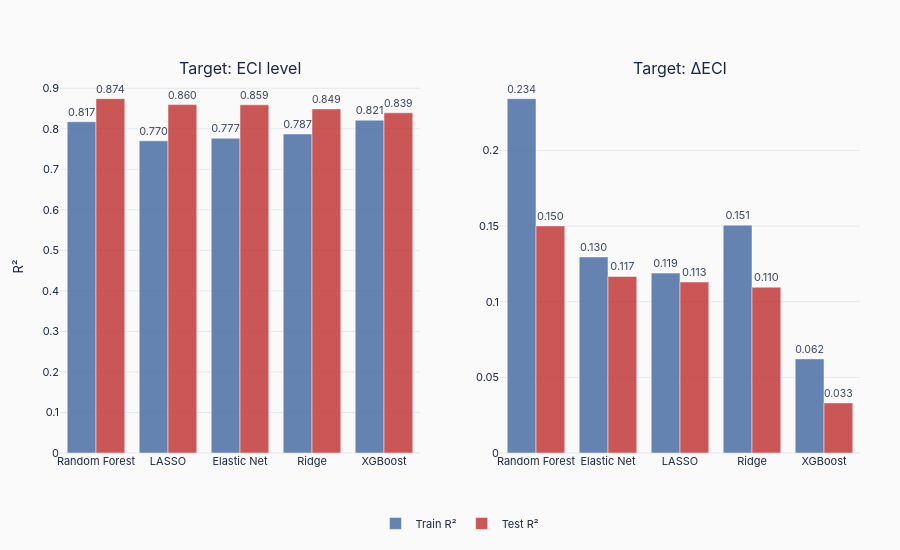
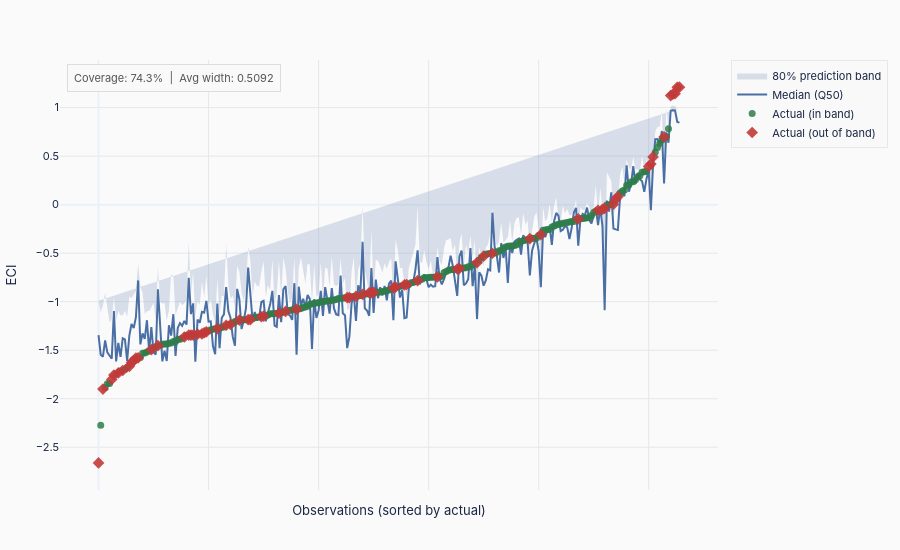

The cell these charts' notebook holds for them, in order:
### Markdown cell above
## 8. Visualisations — Interactive (Plotly)

Interactive versions of the OOS comparison and prediction interval charts, using the standard portfolio style.

### Code cell
STYLE = {
    'font_family': 'IBM Plex Sans, -apple-system, BlinkMacSystemFont, sans-serif',
    'tick_size': 11,
    'axis_title_size': 13,
    'legend_size': 11,
    'annotation_size': 10,
    'title_color': '#1a2744',
    'template': 'plotly_white',
    'plot_bg': '#fafafa',
    'paper_bg': '#fafafa',
    'chart_height': 550,
    'chart_height_tall': 650,
    'margin': dict(l=60, r=40, t=60, b=60),
    'margin_bar': dict(l=160, r=130, t=60, b=60),
    'grid_color': '#e5e7eb',
    'grid_width': 0.5,
}
WRITE_CONFIG = {'displayModeBar': False, 'responsive': True}
PALETTE = {
    'blue': '#4a6fa5', 'red': '#c23a3a', 'green': '#2e7d4a',
    'orange': '#d4853b', 'light_blue': '#7a9dc4', 'grey': '#999999',
}

def base_layout(**kwargs):
    layout = dict(
        template=STYLE['template'],
        plot_bgcolor=STYLE['plot_bg'],
        paper_bgcolor=STYLE['paper_bg'],
        font=dict(family=STYLE['font_family'], size=STYLE['tick_size'],
                  color=STYLE['title_color']),
        margin=STYLE['margin'],
        height=STYLE['chart_height'],
    )
    layout.update(kwargs)
    return layout

def save_chart(fig, path_no_ext, width=1100, height=600):
    fig.show()
    fig.write_html(f"{path_no_ext}.html", config=WRITE_CONFIG)
    print(f"  ✓ {path_no_ext}.html")
    for engine in ['kaleido', 'orca']:
        try:
            fig.write_image(f"{path_no_ext}.png", width=width, height=height, scale=3, engine=engine)
            print(f"  ✓ {path_no_ext}.png ({engine})")
            return
        except Exception:
            pass
    print("  ⚠ PNG skipped.")


# ── CHART A: Train vs Test R² (grouped bar) ───────────────────────────────────
print("[A] OOS R² comparison...")

figA = make_subplots(rows=1, cols=2,
                     subplot_titles=['Target: ECI level', 'Target: ΔECI'],
                     horizontal_spacing=0.1)

for col, perf in enumerate([perf_level, perf_delta], 1):
    figA.add_trace(go.Bar(
        name='Train R²', x=perf['Model'], y=perf['Train R²'],
        marker_color=PALETTE['blue'], opacity=0.85,
        text=[f'{v:.3f}' for v in perf['Train R²']], textposition='outside',
        showlegend=(col == 1),
    ), row=1, col=col)
    figA.add_trace(go.Bar(
        name='Test R²', x=perf['Model'], y=perf['Test R²'],
        marker_color=PALETTE['red'], opacity=0.85,
        text=[f'{v:.3f}' for v in perf['Test R²']], textposition='outside',
        showlegend=(col == 1),
    ), row=1, col=col)
    figA.update_yaxes(title_text='R²' if col == 1 else '',
                      gridcolor=STYLE['grid_color'], row=1, col=col)

figA.update_layout(**base_layout(
    barmode='group',
    height=STYLE['chart_height'],
    legend=dict(orientation='h', y=-0.15, x=0.5, xanchor='center',
                font=dict(size=STYLE['legend_size'])),
    margin=dict(l=60, r=40, t=80, b=80),
))
save_chart(figA, os.path.join(OUT, 'OOS_R2_interactive'))


# ── CHART B: Prediction intervals ─────────────────────────────────────────────
print("\n[B] Prediction intervals...")

plot_df_sort = interval_df.sort_values('Actual').reset_index(drop=True)
x_labels = plot_df_sort.apply(lambda r: f"{r['Country Code']} {int(r['Year'])}", axis=1)

figB = go.Figure()

figB.add_trace(go.Scatter(
    x=list(range(len(plot_df_sort))),
    y=plot_df_sort['Q90'].tolist() + plot_df_sort['Q10'].tolist()[::-1],
    fill='toself',
    fillcolor='rgba(74, 111, 165, 0.2)',
    line=dict(color='rgba(0,0,0,0)'),
    hoverinfo='skip',
    name='80% prediction band',
    showlegend=True,
))
figB.add_trace(go.Scatter(
    x=list(range(len(plot_df_sort))),
    y=plot_df_sort['Q50'],
    mode='lines',
    line=dict(color=PALETTE['blue'], width=2),
    name='Median (Q50)',
))
in_band_mask  = plot_df_sort['In_Band']
out_band_mask = ~in_band_mask

figB.add_trace(go.Scatter(
    x=plot_df_sort.index[in_band_mask].tolist(),
    y=plot_df_sort.loc[in_band_mask, 'Actual'],
    mode='markers',
    marker=dict(color=PALETTE['green'], size=7, opacity=0.85),
    name='Actual (in band)',
    hovertemplate='%{text}<br>Actual: %{y:.3f}<extra></extra>',
    text=x_labels[in_band_mask].tolist(),
))
figB.add_trace(go.Scatter(
    x=plot_df_sort.index[out_band_mask].tolist(),
    y=plot_df_sort.loc[out_band_mask, 'Actual'],
    mode='markers',
    marker=dict(color=PALETTE['red'], size=9, symbol='diamond', opacity=0.9),
    name='Actual (out of band)',
    hovertemplate='%{text}<br>Actual: %{y:.3f}<extra></extra>',
    text=x_labels[out_band_mask].tolist(),
))

figB.update_layout(**base_layout(
    height=STYLE['chart_height'],
    xaxis=dict(title='Observations (sorted by actual)', showticklabels=False,
               gridcolor=STYLE['grid_color']),
    yaxis=dict(title='ECI', gridcolor=STYLE['grid_color']),
    annotations=[dict(
        text=f"Coverage: {coverage:.1%}  |  Avg width: {avg_width:.4f}",
        xref='paper', yref='paper', x=0.01, y=0.99,
        showarrow=False, font=dict(size=11, color='#555'),
        bgcolor='rgba(250,250,250,0.9)', bordercolor='#ddd', borderwidth=1, borderpad=6,
    )],
    legend=dict(font=dict(size=STYLE['legend_size']),
                bgcolor='rgba(250,250,250,0.9)', bordercolor='#e5e7eb', borderwidth=1),
))
save_chart(figB, os.path.join(OUT, 'PredictionIntervals_interactive'))

print(f"\n✓ All interactive charts saved to {OUT}/")

### Figure 1 — Plotly figure (JSON) as saved in the notebook; plotly's stock layout.template omitted (floating-point values rounded to 4 significant figures)
{"data": [{"marker": {"color": "#4a6fa5"}, "name": "Train R²", "opacity": 0.85, "showlegend": true, "text": ["0.817", "0.770", "0.777", "0.787", "0.821"], "textposition": "outside", "type": "bar", "x": ["Random Forest", "LASSO", "Elastic Net", "Ridge", "XGBoost"], "xaxis": "x", "y": [0.8174, 0.7702, 0.7767, 0.7871, 0.8212], "yaxis": "y"}, {"marker": {"color": "#c23a3a"}, "name": "Test R²", "opacity": 0.85, "showlegend": true, "text": ["0.874", "0.860", "0.859", "0.849", "0.839"], "textposition": "outside", "type": "bar", "x": ["Random Forest", "LASSO", "Elastic Net", "Ridge", "XGBoost"], "xaxis": "x", "y": [0.8743, 0.8596, 0.859, 0.849, 0.8393], "yaxis": "y"}, {"marker": {"color": "#4a6fa5"}, "name": "Train R²", "opacity": 0.85, "showlegend": false, "text": ["0.234", "0.130", "0.119", "0.151", "0.062"], "textposition": "outside", "type": "bar", "x": ["Random Forest", "Elastic Net", "LASSO", "Ridge", "XGBoost"], "xaxis": "x2", "y": [0.2342, 0.1296, 0.1189, 0.1506, 0.0622], "yaxis": "y2"}, {"marker": {"color": "#c23a3a"}, "name": "Test R²", "opacity": 0.85, "showlegend": false, "text": ["0.150", "0.117", "0.113", "0.110", "0.033"], "textposition": "outside", "type": "bar", "x": ["Random Forest", "Elastic Net", "LASSO", "Ridge", "XGBoost"], "xaxis": "x2", "y": [0.1501, 0.1167, 0.113, 0.1096, 0.0331], "yaxis": "y2"}], "layout": {"annotations": [{"font": {"size": 16}, "showarrow": false, "text": "Target: ECI level", "x": 0.225, "xanchor": "center", "xref": "paper", "y": 1, "yanchor": "bottom", "yref": "paper"}, {"font": {"size": 16}, "showarrow": false, "text": "Target: ΔECI", "x": 0.775, "xanchor": "center", "xref": "paper", "y": 1, "yanchor": "bottom", "yref": "paper"}], "barmode": "group", "font": {"color": "#1a2744", "family": "IBM Plex Sans, -apple-system, BlinkMacSystemFont, sans-serif", "size": 11}, "height": 550, "legend": {"font": {"size": 11}, "orientation": "h", "x": 0.5, "xanchor": "center", "y": -0.15}, "margin": {"b": 80, "l": 60, "r": 40, "t": 80}, "paper_bgcolor": "#fafafa", "plot_bgcolor": "#fafafa", "xaxis": {"anchor": "y", "domain": [0, 0.45]}, "xaxis2": {"anchor": "y2", "domain": [0.55, 1]}, "yaxis": {"anchor": "x", "domain": [0, 1], "gridcolor": "#e5e7eb", "title": {"text": "R²"}}, "yaxis2": {"anchor": "x2", "domain": [0, 1], "gridcolor": "#e5e7eb", "title": {"text": ""}}}}

### Figure 2 — Plotly figure (JSON) as saved in the notebook; plotly's stock layout.template omitted (floating-point values rounded to 4 significant figures; data arrays with more than 128 entries replaced by an {"elided": "..."} marker saying what was removed)
{"data": [{"fill": "toself", "fillcolor": "rgba(74, 111, 165, 0.2)", "hoverinfo": "skip", "line": {"color": "rgba(0,0,0,0)"}, "name": "80% prediction band", "showlegend": true, "type": "scatter", "x": {"elided": "265 int values"}, "y": {"elided": "530 float values"}}, {"line": {"color": "#4a6fa5", "width": 2}, "mode": "lines", "name": "Median (Q50)", "type": "scatter", "x": {"elided": "265 int values"}, "y": {"elided": "265 float values"}}, {"hovertemplate": "%{text}<br>Actual: %{y:.3f}<extra></extra>", "marker": {"color": "#2e7d4a", "opacity": 0.85, "size": 7}, "mode": "markers", "name": "Actual (in band)", "text": {"elided": "197 str values"}, "type": "scatter", "x": {"elided": "197 int values"}, "y": {"elided": "197 float values"}}, {"hovertemplate": "%{text}<br>Actual: %{y:.3f}<extra></extra>", "marker": {"color": "#c23a3a", "opacity": 0.9, "size": 9, "symbol": "diamond"}, "mode": "markers", "name": "Actual (out of band)", "text": ["TCD 2016", "GNQ 2019", "PNG 2017", "NGA 2016", "NGA 2018", "GIN 2017", "GNQ 2018", "DZA 2015", "GNQ 2016", "AGO 2017", "DZA 2018", "MDG 2019", "NER 2015", "YEM 2017", "MWI 2016", "NGA 2015", "MMR 2019", "MDG 2016", "MNG 2019", "COG 2015", "CMR 2018", "VEN 2019", "GAB 2019", "YEM 2016", "BFA 2015", "COG 2018", "ECU 2019", "ETH 2019", "MNG 2017", "AZE 2017", "CIV 2019", "AGO 2015", "DZA 2016", "NER 2016", "ETH 2015", "TZA 2019", "MWI 2018", "VEN 2015", "TZA 2015", "LBR 2016", "LBR 2019", "AZE 2019", "MLI 2015", "UGA 2017", "UZB 2015", "CIV 2017", "ZMB 2017", "COG 2016", "MLI 2016", "KAZ 2015", "MLI 2019", "LBR 2017", "TTO 2015", "EGY 2017", "VNM 2017", "TZA 2018", "IRN 2019", "TTO 2019", "QAT 2018", "RUS 2017", "KWT 2019", "BHR 2019", "BHR 2017", "MYS 2015", "MYS 2017", "MYS 2016", "MYS 2019", "MYS 2018"], "type": "scatter", "x": [0, 2, 6, 7, 9, 11, 14, 15, 16, 17, 18, 24, 27, 39, 41, 42, 43, 45, 47, 48, 49, 54, 58, 60, 64, 68, 69, 74, 75, 82, 85, 90, 113, 114, 117, 120, 123, 124, 125, 134, 135, 139, 140, 145, 154, 163, 164, 172, 175, 179, 196, 201, 218, 227, 229, 230, 234, 235, 236, 250, 251, 252, 257, 260, 261, 262, 263, 264], "y": [-2.661, -1.901, -1.802, -1.756, -1.734, -1.709, -1.666, -1.626, -1.608, -1.581, -1.578, -1.494, -1.453, -1.364, -1.345, -1.345, -1.344, -1.335, -1.332, -1.32, -1.311, -1.277, -1.243, -1.235, -1.189, -1.184, -1.184, -1.155, -1.148, -1.119, -1.1, -1.078, -0.959, -0.958, -0.945, -0.924, -0.908, -0.906, -0.905, -0.857, -0.849, -0.827, -0.823, -0.783, -0.745, -0.663, -0.658, -0.598, -0.531, -0.501, -0.351, -0.308, -0.146, -0.058, -0.048, -0.038, 0.004, 0.055, 0.082, 0.393, 0.419, 0.492, 0.698, 1.124, 1.138, 1.144, 1.209, 1.211]}], "layout": {"annotations": [{"bgcolor": "rgba(250,250,250,0.9)", "bordercolor": "#ddd", "borderpad": 6, "borderwidth": 1, "font": {"color": "#555", "size": 11}, "showarrow": false, "text": "Coverage: 74.3%  |  Avg width: 0.5092", "x": 0.01, "xref": "paper", "y": 0.99, "yref": "paper"}], "font": {"color": "#1a2744", "family": "IBM Plex Sans, -apple-system, BlinkMacSystemFont, sans-serif", "size": 11}, "height": 550, "legend": {"bgcolor": "rgba(250,250,250,0.9)", "bordercolor": "#e5e7eb", "borderwidth": 1, "font": {"size": 11}}, "margin": {"b": 60, "l": 60, "r": 40, "t": 60}, "paper_bgcolor": "#fafafa", "plot_bgcolor": "#fafafa", "xaxis": {"gridcolor": "#e5e7eb", "showticklabels": false, "title": {"text": "Observations (sorted by actual)"}}, "yaxis": {"gridcolor": "#e5e7eb", "title": {"text": "ECI"}}}}
